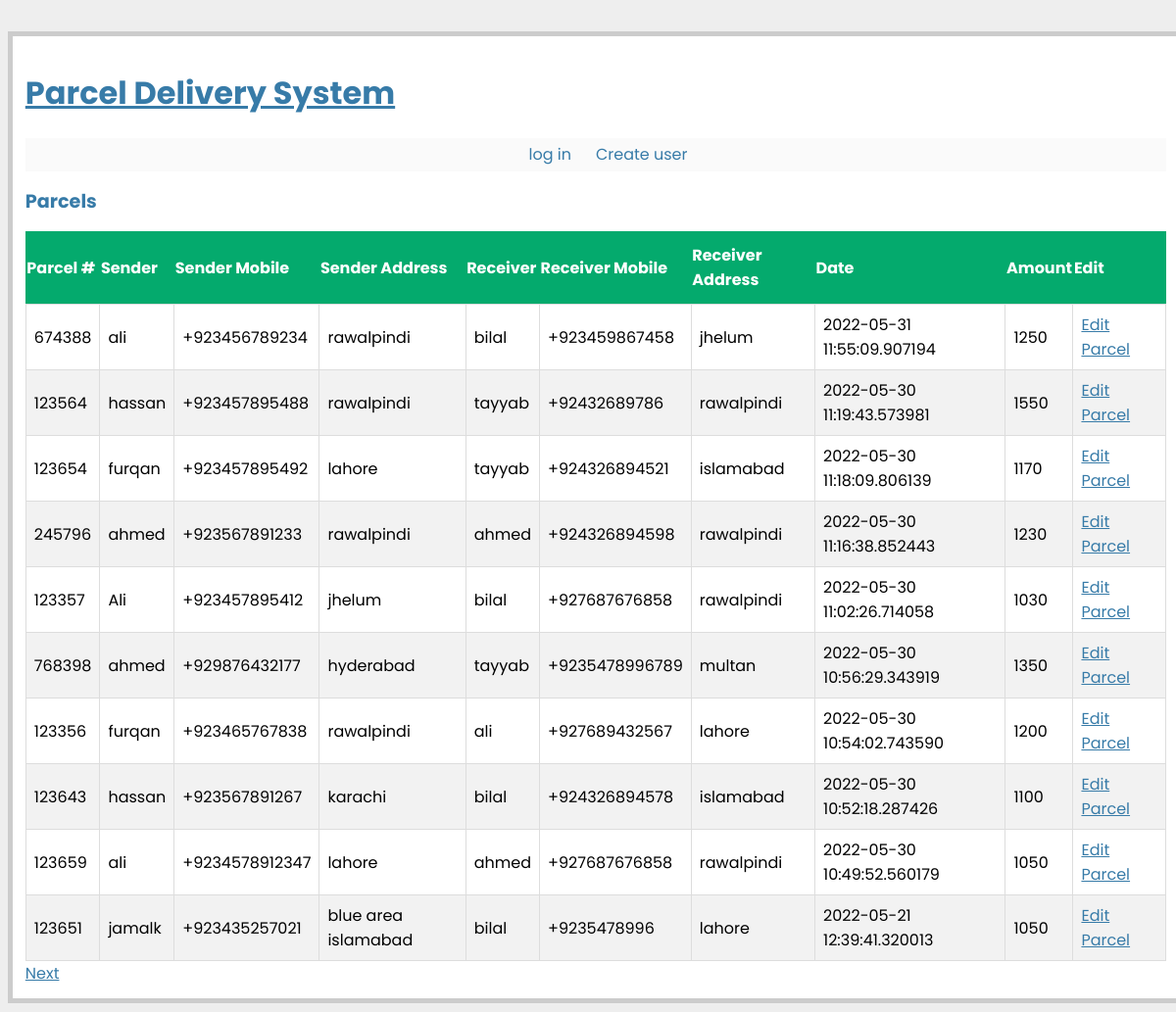
The app's page /parcels/, older data.
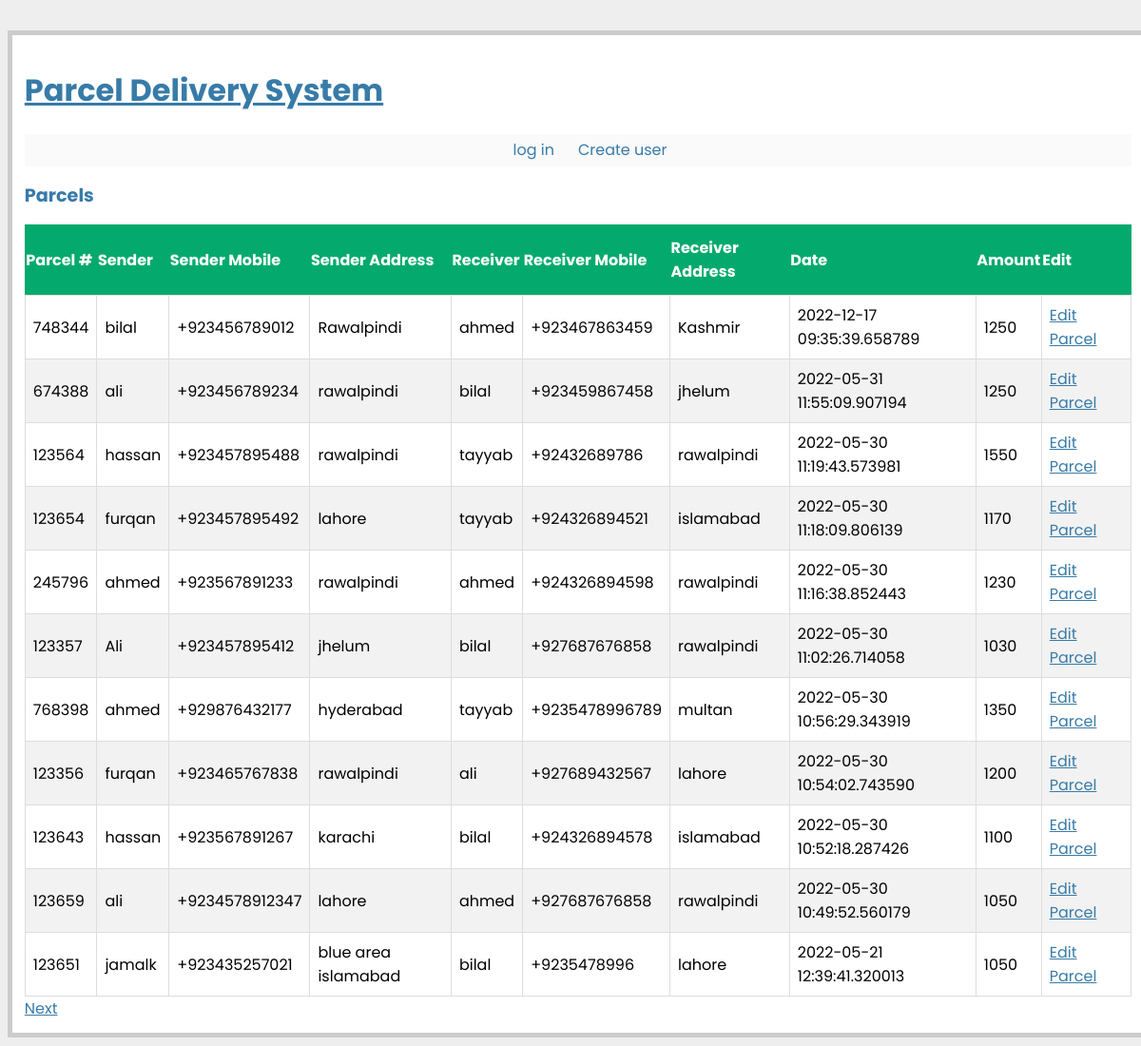
The same page, newer data.
### app.py (models this page shows, shortened)
class BaseModel(Model):
    class Meta:
        database = database

class Parcel(BaseModel):
    user = ForeignKeyField(User, backref='parcels')
    parcelnumber = TextField()
    sendername = TextField()
    sendermobilenumber = TextField()
    senderaddress = TextField()
    receivername = TextField()
    receivermobilenumber = TextField()
    receiveraddress = TextField()
    parcelweight = DecimalField()
    amount = DecimalField()
    pub_date = DateTimeField()
    destination_branch = IntegerField()
    is_received_at_destination = BitField()
    is_delivered_to_receiever = BitField()

### app.py (the view)
@app.route('/parcels/')
def parcels():
    parcels = Parcel.select().order_by(Parcel.pub_date.desc())
    return object_list('parcels.html', parcels, 'parcel_list')

### app.py (called while the page is built)
def get_current_user():
    if session.get('logged_in'):
        return User.get(User.id == session['user_id'])

def object_list(template_name, qr, var_name='object_list', **kwargs):
    kwargs.update(
        page=int(request.args.get('page', 1)),
        pages=qr.count() / 4 + 1)
    kwargs[var_name] = qr.paginate(kwargs['page'])
    return render_template(template_name, **kwargs)

@app.before_request
def before_request():
    g.db = database
    g.db.connect(reuse_if_open=True)

@app.after_request
def after_request(response):
    g.db.close()
    return response

@app.context_processor
def _inject_user():
    return {'current_user': get_current_user()}

### templates/parcels.html
{% extends "layout.html" %}
{% block body %}
  <h2>Parcels</h2>
<table id="parcels">
    <thead>
    <tr>
        <th>Parcel #</th>
        <th>Sender</th>
        <th>Sender Mobile</th>
        <th>Sender Address</th>
        <th>Receiver</th>
       <th>Receiver Mobile</th>
        <th>Receiver Address</th>
         <th>Date</th>
       <th>Amount</th>
        <th>Edit</th>
    </tr>
    </thead>
    <tbody>
    {% for parcel in parcel_list %}
      {% include "includes/parcel.html" %}
    {% endfor %}
      </tbody>
</table>
  {% include "includes/pagination.html" %}
{% endblock %}

### templates/includes/parcel.html
<tr>
 <td class="parcel-content">{{ parcel.parcelnumber }}</td>
 <td class="parcel-content">{{ parcel.sendername }}</td>
 <td class="parcel-content">{{ parcel.sendermobilenumber }}</td>
 <td class="parcel-content">{{ parcel.senderaddress }}</td>
 <td class="parcel-content">{{ parcel.receivername }}</td>
 <td class="parcel-content">{{ parcel.receivermobilenumber }}</td>
 <td class="parcel-content">{{ parcel.receiveraddress }}</td>
 <td class="parcel-content">{{ parcel.pub_date|urlize }}</td>
<td class="parcel-content">{{ parcel.amount }}</td>
  <td class="parcel-content">
    <a class="avatar" href="{{ url_for('editparcel' , id=parcel.id) }}">
    Edit Parcel
    </a>
  </td>
</tr>

Row changes from the older to the newer data that the page shows:
added Parcel: parcelnumber "748344", sendername "bilal", sendermobilenumber "+923456789012", senderaddress "Rawalpindi", receivername "ahmed", receivermobilenumber "+923467863459", receiveraddress "Kashmir", pub_date "2022-12-17 09:35:39.658789", amount "1250"
